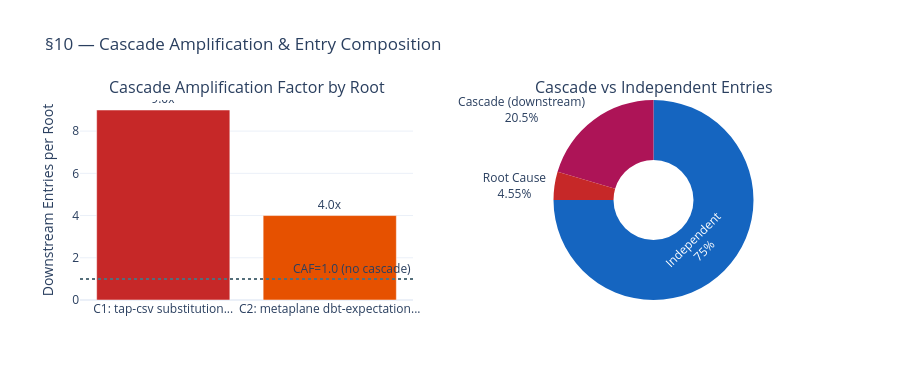

The code cell stored with this chart in its notebook:
### Markdown cell above
## §10 — Cascade Amplification Factors

### Code cell
# §10 — CAF bar + cascade vs independent breakdown
fig = make_subplots(rows=1, cols=2,
    subplot_titles=["Cascade Amplification Factor by Root", "Cascade vs Independent Entries"],
    specs=[[{"type":"bar"},{"type":"pie"}]])

# CAF bar
roots = [f"C1: {cascade_chains[0]['root'].split('(')[0].strip()[:25]}...",
         f"C2: {cascade_chains[1]['root'].split('(')[0].strip()[:25]}..."]
cafs  = [cascade_chains[0]["caf"], cascade_chains[1]["caf"]]
fig.add_trace(go.Bar(x=roots, y=cafs,
    marker_color=[RED, ORANGE],
    text=[f"{c:.1f}x" for c in cafs], textposition="outside",
    showlegend=False), row=1, col=1)
fig.add_hline(y=1.0, line_dash="dot", line_color=GREY, row=1, col=1,
    annotation_text="CAF=1.0 (no cascade)")

# Cascade vs independent pie
cascade_count = len(chlog[chlog["primary_cat"]=="cascade"])
root_count    = 2  # C1 and C2
independent_count = len(chlog) - cascade_count - root_count
fig.add_trace(go.Pie(
    labels=["Cascade (downstream)", "Root Cause", "Independent"],
    values=[cascade_count, root_count, independent_count],
    marker_colors=[PINK, RED, BLUE],
    hole=0.4, textinfo="label+percent", showlegend=False,
), row=1, col=2)

fig.update_layout(height=380, template="plotly_white",
    title_text="§10 — Cascade Amplification & Entry Composition",
    yaxis_title="Downstream Entries per Root")
fig.show()

print(f"Total changelog entries: {len(chlog)}")
print(f"  Cascade (downstream effects): {cascade_count} ({cascade_count/len(chlog):.0%})")
print(f"  Root causes: {root_count} ({root_count/len(chlog):.0%})")
print(f"  Independent changes: {independent_count} ({independent_count/len(chlog):.0%})")
print(f"\nContract debt: REQ-018.1 (4 proportion tests permanently dropped)")
print(f"Contract debt: stg_reviews temporal pair tests (2 tests permanently dropped — source violations)")

### Figure 1 — Plotly figure (JSON) as saved in the notebook; plotly's stock layout.template omitted (floating-point values rounded to 4 significant figures)
{"data": [{"marker": {"color": ["#C62828", "#E65100"]}, "showlegend": false, "text": ["9.0x", "4.0x"], "textposition": "outside", "type": "bar", "x": ["C1: tap-csv substitution...", "C2: metaplane dbt-expectation..."], "xaxis": "x", "y": [9, 4], "yaxis": "y"}, {"domain": {"x": [0.55, 1], "y": [0, 1]}, "hole": 0.4, "labels": ["Cascade (downstream)", "Root Cause", "Independent"], "marker": {"colors": ["#AD1457", "#C62828", "#1565C0"]}, "showlegend": false, "textinfo": "label+percent", "type": "pie", "values": [9, 2, 33]}], "layout": {"annotations": [{"font": {"size": 16}, "showarrow": false, "text": "Cascade Amplification Factor by Root", "x": 0.225, "xanchor": "center", "xref": "paper", "y": 1, "yanchor": "bottom", "yref": "paper"}, {"font": {"size": 16}, "showarrow": false, "text": "Cascade vs Independent Entries", "x": 0.775, "xanchor": "center", "xref": "paper", "y": 1, "yanchor": "bottom", "yref": "paper"}, {"showarrow": false, "text": "CAF=1.0 (no cascade)", "x": 1, "xanchor": "right", "xref": "x domain", "y": 1, "yanchor": "bottom", "yref": "y"}], "height": 380, "shapes": [{"line": {"color": "#546E7A", "dash": "dot"}, "type": "line", "x0": 0, "x1": 1, "xref": "x domain", "y0": 1, "y1": 1, "yref": "y"}], "title": {"text": "§10 — Cascade Amplification & Entry Composition"}, "xaxis": {"anchor": "y", "domain": [0, 0.45]}, "yaxis": {"anchor": "x", "domain": [0, 1], "title": {"text": "Downstream Entries per Root"}}}}
